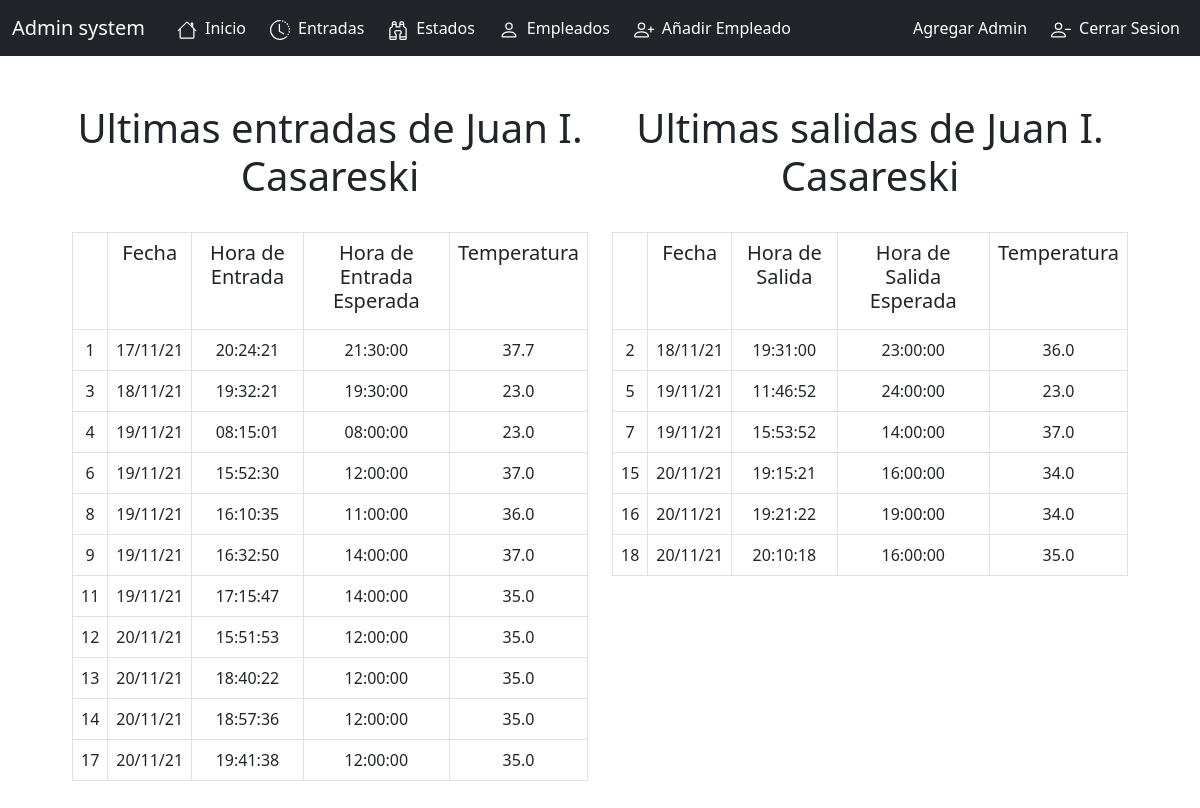
Screenshot of /empleado/id/1/EntradasRecientes (signed in) with the database file from the repository.
### tables this page shows
CREATE TABLE Employees(
        ID INTEGER PRIMARY KEY AUTOINCREMENT,
        Name TEXT,
        Surname TEXT,
        Email TEXT,
        PhoneNumber TEXT,
        Address TEXT,
        ZipCode TEXT,
        Position TEXT
        );

CREATE TABLE EmployeeIO(
        ID INTEGER PRIMARY KEY AUTOINCREMENT,
        EmployeeName TEXT,
        EmployeeID INTEGER,
        Date DATE,
        Time TIME,
        ExpectedCheckIn TIME,
        EstimatedCheckOut TIME,
        Temperature REAL,
        InOut TEXT
        );

### main.py (the view)
@app.route("/empleado/id/<idEmpleado>/EntradasRecientes")
def entradasRecientes(idEmpleado):
    n = 20
    return render_template("entradasRecientes.html", entradasEmpleado = getInFrom(idEmpleado, n), salidasEmpleado = getOutFrom(idEmpleado, n), nombre = getEmployeeName(idEmpleado), diaActual = getDay())

### SQLFunctions.py (called while the page is built)
def getInFrom(idEmpleado, n):
    cursor.execute(f"SELECT ID, Date, Time, ExpectedCheckIn, Temperature FROM EmployeeIO WHERE EmployeeId='{idEmpleado}' AND InOut='In'")
    return cursor.fetchmany(n)

def getOutFrom(idEmpleado, n):
    cursor.execute(f"SELECT ID, Date, Time, EstimatedCheckOut, Temperature FROM EmployeeIO WHERE EmployeeId='{idEmpleado}' AND InOut='Out'")
    return cursor.fetchmany(n)

def getEmployeeName(idEmpleado):
    cursor.execute(f"SELECT Name, Surname FROM Employees WHERE ID='{idEmpleado}'")
    return cursor.fetchone()

### TimeFunctions.py (called while the page is built)
def getDay() -> day:
    return date.today().strftime("%d/%m/%y")

### main.py (called while the page is built)
@app.before_request
def before_request():
    if 'username' not in session and (request.endpoint != 'login'): # or request.endpoint != 'index'
        return redirect(url_for('login'))

### templates/entradasRecientes.html
{% extends "base.html" %}
{% block content %}
<div class="container-fluid">
    <div class="row m-5">
        <div class="col float-left text-center">
            <h1>Ultimas entradas de {{ nombre[0] }} {{ nombre[1] }}</h1>
            <br>
            <div>
                <table class="table table-hover table-bordered table-resposive">
                    <th>
                        <td>
                            <h5>Fecha</h5>
                        </td>
                        <td>
                            <h5>Hora de Entrada</h5>
                        </td>
                        <td>
                            <h5>Hora de Entrada Esperada</h5>
                        </td>
                        <td>
                            <h5>Temperatura</h5>
                        </td>
                    </th>
                    {% for id, date, time, expectedCheckIn, temperature in entradasEmpleado %}
                    <tr class="{{ 'bg-success' if date == diaActual }}">
                        <td>
                            {{ id }}
                        </td>
                        <td>
                            {{ date }}
                        </td>
                        <td>
                            {{ time }}
                        </td>
                        <td>
                            {{ expectedCheckIn }}
                        </td>
                        <td>
                            {{ temperature }}
                        </td>
                    </tr>
                    {% endfor %}
                </table>
            </div>
        </div>
        <div class="col float-right text-center">
            <h1>Ultimas salidas de {{ nombre[0] }} {{ nombre[1] }}</h1>
            <br>
            <div>
                <table class="table table-hover table-bordered table-resposive">
                    <th>
                        <td>
                            <h5>Fecha</h5>
                        </td>
                        <td>
                            <h5>Hora de Salida</h5>
                        </td>
                        <td>
                            <h5>Hora de Salida Esperada</h5>
                        </td>
                        <td>
                            <h5>Temperatura</h5>
                        </td>
                    </th>
                    {% for id, date, time, expectedCheckOut, temperature in salidasEmpleado %}
                    <tr class="{{ 'bg-success' if date == diaActual }}">
                        <td>
                            {{ id }}
                        </td>
                        <td>
                            {{ date }}
                        </td>
                        <td>
                            {{ time }}
                        </td>
                        <td>
                            {{ expectedCheckOut }}
                        </td>
                        <td>
                            {{ temperature }}
                        </td>
                    </tr>
                    {% endfor %}
                </table>
            </div>
        </div>
    </div>
</div>
{% endblock %}

### rows the page displays
Employees: Name "Juan I.", Surname "Casareski"
EmployeeIO: ID "1", Date "17/11/21", Time "20:24:21", ExpectedCheckIn "21:30:00", Temperature "37.7"
EmployeeIO: ID "3", Date "18/11/21", Time "19:32:21", ExpectedCheckIn "19:30:00", Temperature "23.0"
EmployeeIO: ID "4", Date "19/11/21", Time "08:15:01", ExpectedCheckIn "08:00:00", Temperature "23.0"
EmployeeIO: ID "6", Date "19/11/21", Time "15:52:30", ExpectedCheckIn "12:00:00", Temperature "37.0"
EmployeeIO: ID "8", Date "19/11/21", Time "16:10:35", ExpectedCheckIn "11:00:00", Temperature "36.0"
EmployeeIO: ID "9", Date "19/11/21", Time "16:32:50", ExpectedCheckIn "14:00:00", Temperature "37.0"
EmployeeIO: ID "11", Date "19/11/21", Time "17:15:47", ExpectedCheckIn "14:00:00", Temperature "35.0"
EmployeeIO: ID "12", Date "20/11/21", Time "15:51:53", ExpectedCheckIn "12:00:00", Temperature "35.0"
EmployeeIO: ID "13", Date "20/11/21", Time "18:40:22", ExpectedCheckIn "12:00:00", Temperature "35.0"
EmployeeIO: ID "14", Date "20/11/21", Time "18:57:36", ExpectedCheckIn "12:00:00", Temperature "35.0"
EmployeeIO: ID "17", Date "20/11/21", Time "19:41:38", ExpectedCheckIn "12:00:00", Temperature "35.0"
EmployeeIO: ID "2", Date "18/11/21", Time "19:31:00", EstimatedCheckOut "23:00:00", Temperature "36.0"
EmployeeIO: ID "5", Date "19/11/21", Time "11:46:52", EstimatedCheckOut "24:00:00", Temperature "23.0"
EmployeeIO: ID "7", Date "19/11/21", Time "15:53:52", EstimatedCheckOut "14:00:00", Temperature "37.0"
EmployeeIO: ID "15", Date "20/11/21", Time "19:15:21", EstimatedCheckOut "16:00:00", Temperature "34.0"
EmployeeIO: ID "16", Date "20/11/21", Time "19:21:22", EstimatedCheckOut "19:00:00", Temperature "34.0"
EmployeeIO: ID "18", Date "20/11/21", Time "20:10:18", EstimatedCheckOut "16:00:00", Temperature "35.0"
